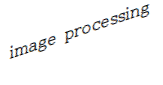
#> input picture src/test/screenshot1.png, 163 x 85 px, found by its file name
$ python ingredientlist.py
#> lines starting #> are read from the running program, lines starting #| are printed output that depends on the picture
import cv2
import pytesseract

image = cv2.imread("D:/newthing/Robot-Barista/src/test/screenshot1.png")
#> image is the input picture: shape (85, 163, 3); mean B, G, R 247.5, 247.5, 247.5

gray = cv2.cvtColor(image, cv2.COLOR_BGR2GRAY)
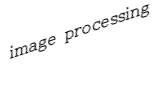
#> gray: shape (85, 163); min 0, max 255, mean 247.5

#> (the run stopped early here; a loop or call above may not have finished)

$ run again, with src/test/screenshot2.png copied over src/test/screenshot1.png
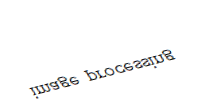
#> input picture src/test/screenshot2.png, 201 x 105 px, found by its file name
#> image is the input picture: shape (105, 201, 3); mean B, G, R 250.1, 250.1, 250.1
#> `gray = cv2.cvtColor(image, cv2.COLOR_BGR2GRAY)`:
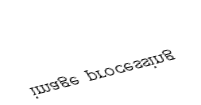
#> gray: shape (105, 201); min 1, max 255, mean 250.1
